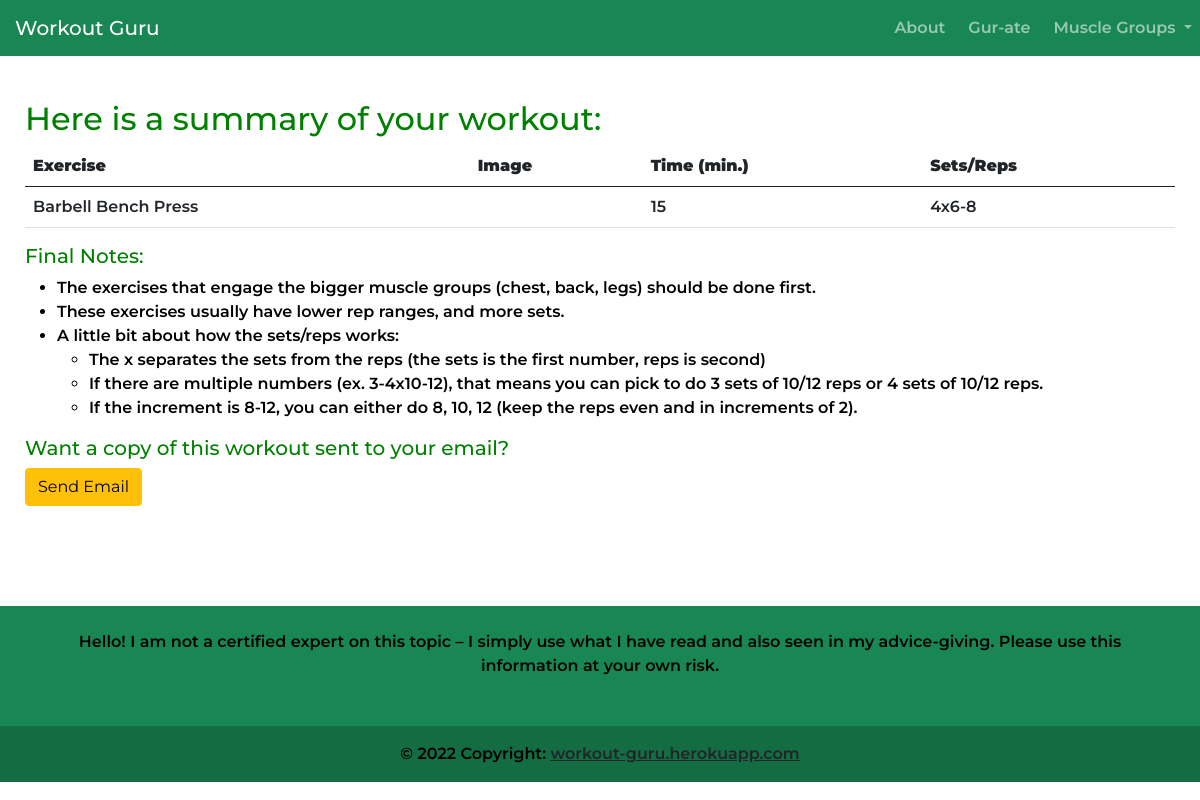
Page /display/ (signed in) on the committed database.
### main/models.py (models this page shows, shortened)
class Exercises(models.Model):
    email = models.EmailField(null=True, blank=True)
    musclegroup = models.ForeignKey(MuscleGroups, on_delete=models.CASCADE)
    name = models.CharField(max_length=300)
    time = models.PositiveSmallIntegerField()
    image = models.ImageField(
        upload_to='media/', default='default.jpeg')
    reps = models.CharField(max_length=200)
    selected = models.BooleanField()

### main/views.py (the view, shortened to what this page needs)
# urls.py: path('display/', views.display),
def display(response):
    return render(response, 'main/display.html', {'selected': Exercises.objects.filter(email=response.user, selected=True)})

### account/models.py (called while the page is built)
    def __str__(self):
        return self.email

### templates/main/display.html (shortened to what this page needs)
{% extends 'main/base.html' %}
{% block content %}
<div class="display">
  <h2>Here is a summary of your workout:</h2>
  <table class="table table-hover">
      <thead>
        <tr>
          <th scope="col"><b>Exercise</b></th>
          <th scope="col"><b>Image</b></th>
          <th scope="col"><b>Time (min.)</b></th>
          <th scope="col"><b>Sets/Reps</b></th>
        </tr>
      </thead>
      <tbody>
          {% for exercise in selected %}
          <tr>
              <td>{{exercise.name}}</td>
              <td><img src="{{exercise.image.url}}" alt="" style="max-height: 100px;"></td>
              <td>{{exercise.time}}</td>
              <td>{{exercise.reps}}</td>
          </tr>
          {% endfor %}
      </tbody>
    </table>
  <div class="final-notes">
    <h5>Final Notes:</h5>
      <ul>
        <li>The exercises that engage the bigger muscle groups (chest, back, legs) should be done first.</li>
        <li>These exercises usually have lower rep ranges, and more sets.</li>
        <li>A little bit about how the sets/reps works:
            <ul>
              <li>The x separates the sets from the reps (the sets is the first number, reps is second)</li>
              <li>If there are multiple numbers (ex. 3-4x10-12), that means you can pick to do 3 sets of 10/12 reps or 4 sets of 10/12 reps.</li>
              <li>If the increment is 8-12, you can either do 8, 10, 12 (keep the reps even and in increments of 2).</li>
          </ul>
        </li>
    </ul>
  </div>
  <div>
    <h5>Want a copy of this workout sent to your email?</h5>
    <form action="" method="POST" class="sendemail">
    <button type="submit", name="email", value="email", class="btn btn-warning" onclick="send()">Send Email</button>
    </form>
  </div>
</div>
{% endblock %}

### templates/main/base.html (style rules this page uses)
button { padding: 100px; }
form { padding-left: max(25px, 10%); padding-right: max(25px, 10%); }
.sendemail { padding: 0px; }
.display { padding: 100px 25px; }
li { color: black; }

### rows in the picture
Exercises: name "Barbell Bench Press", time "15", reps "4x6-8"
